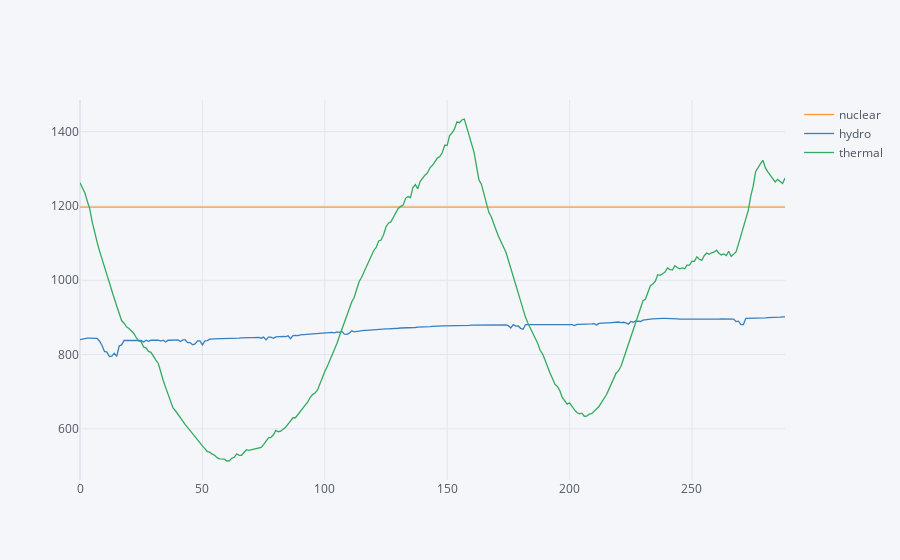

Notebook code cell kept with this figure:
### Code cell
prods_p_perType[['nuclear','hydro','thermal']].iplot(kind='scatter', filename='cufflinks/cf-simple-line')

### Figure 1 — Plotly figure (JSON) as saved in the notebook; plotly's stock layout.template omitted (floating-point values rounded to 4 significant figures; data arrays with more than 128 entries replaced by an {"elided": "..."} marker saying what was removed)
{"data": [{"line": {"color": "rgba(255, 153, 51, 1.0)", "dash": "solid", "shape": "linear", "width": 1.3}, "mode": "lines", "name": "nuclear", "text": "", "type": "scatter", "x": {"elided": "289 int values"}, "y": {"elided": "289 int values"}}, {"line": {"color": "rgba(55, 128, 191, 1.0)", "dash": "solid", "shape": "linear", "width": 1.3}, "mode": "lines", "name": "hydro", "text": "", "type": "scatter", "x": {"elided": "289 int values"}, "y": {"elided": "289 float values"}}, {"line": {"color": "rgba(50, 171, 96, 1.0)", "dash": "solid", "shape": "linear", "width": 1.3}, "mode": "lines", "name": "thermal", "text": "", "type": "scatter", "x": {"elided": "289 int values"}, "y": {"elided": "289 float values"}}], "layout": {"legend": {"bgcolor": "#F5F6F9", "font": {"color": "#4D5663"}}, "paper_bgcolor": "#F5F6F9", "plot_bgcolor": "#F5F6F9", "title": {"font": {"color": "#4D5663"}}, "xaxis": {"gridcolor": "#E1E5ED", "showgrid": true, "tickfont": {"color": "#4D5663"}, "title": {"font": {"color": "#4D5663"}, "text": ""}, "zerolinecolor": "#E1E5ED"}, "yaxis": {"gridcolor": "#E1E5ED", "showgrid": true, "tickfont": {"color": "#4D5663"}, "title": {"font": {"color": "#4D5663"}, "text": ""}, "zerolinecolor": "#E1E5ED"}}}
